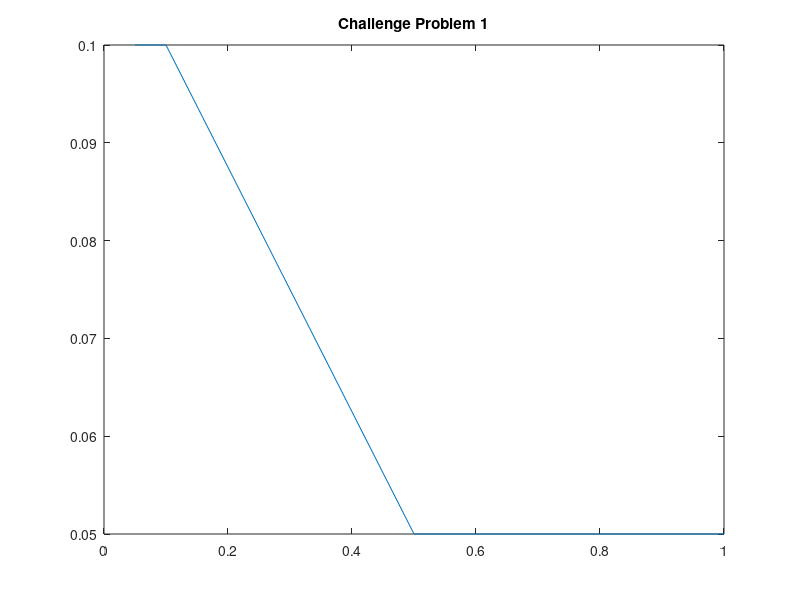

Reproduce this figure in MATLAB.
% challenge.m
% script to plot the points
% from challenge problem
deltaX = [0.05, 0.1, 0.5, 1];
deltaT = [ 0.1, 0.1, 0.05, 0.05];

plot(deltaX, deltaT);
title('Challenge Problem 1');